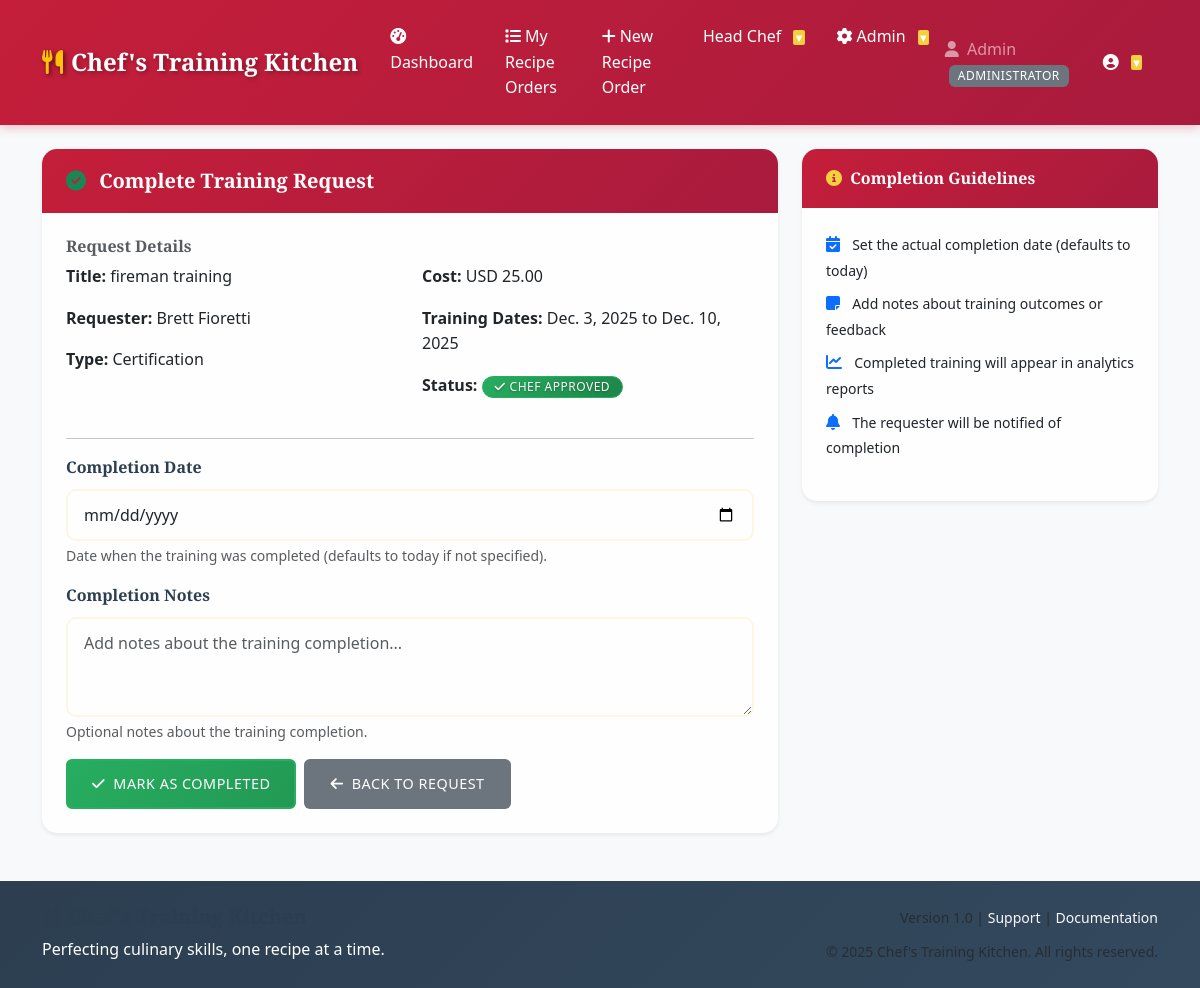
/requests/5/complete/ (signed in), run on the app's committed database.
### accounts/models.py (models this page shows, shortened)
class UserProfile(models.Model):
    ROLE_CHOICES = [
        ('TEAM_MEMBER', 'Team Member'),
        ('LEADERSHIP', 'Leadership'),
        ('ADMIN', 'Administrator'),
    ]
    user = models.OneToOneField(User, on_delete=models.CASCADE)
    role = models.CharField(max_length=20, choices=ROLE_CHOICES, default='TEAM_MEMBER')
    is_active = models.BooleanField(default=True)
    created_at = models.DateTimeField(auto_now_add=True)
    updated_at = models.DateTimeField(auto_now=True)
    class Meta:
        verbose_name = "User Profile"
        verbose_name_plural = "User Profiles"

### training_requests/models.py (models this page shows, shortened)
class TrainingRequest(models.Model):
    TRAINING_TYPE_CHOICES = [
        ('CONFERENCE', 'Conference'),
        ('COURSE', 'Course'),
        ('CERTIFICATION', 'Certification'),
        ('WORKSHOP', 'Workshop'),
    ]
    STATUS_CHOICES = [
        ('PENDING', 'Pending'),
        ('APPROVED', 'Approved'),
        ('DENIED', 'Denied'),
        ('COMPLETED', 'Completed'),
    ]
    requester = models.ForeignKey(
        User,
        on_delete=models.CASCADE,
        related_name='training_requests',
        help_text="User who submitted the training request"
    )
    title = models.CharField(max_length=200, help_text="Training title or name")
    description = models.TextField(help_text="Detailed description of the training")
    training_type = models.CharField(
        max_length=20,
        choices=TRAINING_TYPE_CHOICES,
        help_text="Type of training being requested"
    )
    estimated_cost = models.DecimalField(
        max_digits=10,
        decimal_places=2,
        validators=[MinValueValidator(Decimal('0.00'))],
        help_text="Estimated cost in the specified currency"
    )
    currency = models.CharField(max_length=3, default='USD', help_text="Currency code (e.g., USD, EUR)")
    start_date = models.DateField(help_text="Training start date")
    end_date = models.DateField(help_text="Training end date")
    justification = models.TextField(help_text="Business justification for the training")
    status = models.CharField(
        max_length=20,
        choices=STATUS_CHOICES,
        default='PENDING',
        help_text="Current status of the request"
    )
    reviewer = models.ForeignKey(
        User,
        on_delete=models.SET_NULL,
        null=True,
        blank=True,
        related_name='reviewed_requests',
        help_text="Leadership member who reviewed the request"
    )
    review_comments = models.TextField(
        blank=True,
        help_text="Comments from the reviewer"
    )
    reviewed_at = models.DateTimeField(
        null=True,
        blank=True,
        help_text="When the request was reviewed"
    )
    completed_at = models.DateTimeField(
        null=True,
        blank=True,
        help_text="When the training was completed"
    )
    completion_notes = models.TextField(
        blank=True,
        help_text="Notes about the training completion"
    )
    supporting_documents = models.FileField(
        upload_to='training_requests/documents/',
        blank=True,
        null=True,
        validators=[
            FileExtensionValidator(
                allowed_extensions=['pdf', 'doc', 'docx', 'txt'],
                message="Only PDF, DOC, DOCX, and TXT files are allowed."
            ),
            validate_file_size
        ],
        help_text="Optional supporting documents (PDF, DOC, DOCX, TXT, up to 10MB)"
    )
    created_at = models.DateTimeField(auto_now_add=True)
    updated_at = models.DateTimeField(auto_now=True)
    class Meta:
        verbose_name = "Training Request"
        verbose_name_plural = "Training Requests"
        ordering = ['-created_at']

### training_requests/views.py (the view)
# urls.py: path('requests/<int:pk>/complete/', views.complete_request, name='complete_request'),
@leadership_required
def complete_request(request, pk):
    training_request = get_object_or_404(TrainingRequest, pk=pk)
    if training_request.status != 'APPROVED':
        messages.error(request, 'Only approved requests can be marked as completed.')
        return redirect('training_requests:request_detail', pk=pk)
    if request.method == 'POST':
        form = RequestCompletionForm(request.POST)
        if form.is_valid():
            completion_date = form.cleaned_data.get('completion_date') or timezone.now().date()
            completion_notes = form.cleaned_data.get('completion_notes', '').strip()
            training_request.status = 'COMPLETED'
            training_request.completion_notes = completion_notes
            training_request.completed_at = timezone.make_aware(
                datetime.combine(completion_date, datetime.min.time())
            )
            training_request.save()
            messages.success(
                request,
                f'Training request "{training_request.title}" has been marked as completed.'
            )
            try:
                send_teams_notification(training_request, 'REQUEST_COMPLETED')
            except Exception as e:
                logger.error(f"Failed to send Teams notification for completed request {training_request.id}: {str(e)}")
            return redirect('training_requests:request_detail', pk=pk)
    else:
        form = RequestCompletionForm()
    context = {
        'request_obj': training_request,
        'form': form,
    }
    return render(request, 'training_requests/complete_request.html', context)

### templates/training_requests/complete_request.html (shortened to what this page needs)
{% extends 'base.html' %}
{% block content %}
<div class="row">
    <div class="col-md-8">
        <div class="card">
            <div class="card-header">
                <h5 class="card-title mb-0">
                    <i class="fas fa-check-circle text-success me-2"></i>
                    Complete Training Request
                </h5>
            </div>
            <div class="card-body">
                <div class="mb-4">
                    <h6 class="text-muted">Request Details</h6>
                    <div class="row">
                        <div class="col-md-6">
                            <p><strong>Title:</strong> {{ request_obj.title }}</p>
                            <p><strong>Requester:</strong> {{ request_obj.requester.get_full_name|default:request_obj.requester.username }}</p>
                            <p><strong>Type:</strong> {{ request_obj.get_training_type_display }}</p>
                        </div>
                        <div class="col-md-6">
                            <p><strong>Cost:</strong> {{ request_obj.currency }} {{ request_obj.estimated_cost }}</p>
                            <p><strong>Training Dates:</strong> {{ request_obj.start_date }} to {{ request_obj.end_date }}</p>
                            <p><strong>Status:</strong>
                                <span class="badge bg-success">{{ request_obj.get_status_display }}</span>
                            </p>
                        </div>
                    </div>
                </div>
                <hr>
                <form method="post">
                    <div class="mb-3">
                        <label for="{{ form.completion_date.id_for_label }}" class="form-label">
                            Completion Date
                        </label>
                        {{ form.completion_date }}
                        {% if form.completion_date.help_text %}
                            <div class="form-text">{{ form.completion_date.help_text }}</div>
                        {% endif %}
                    </div>
                    <div class="mb-3">
                        <label for="{{ form.completion_notes.id_for_label }}" class="form-label">
                            Completion Notes
                        </label>
                        {{ form.completion_notes }}
                        {% if form.completion_notes.help_text %}
                            <div class="form-text">{{ form.completion_notes.help_text }}</div>
                        {% endif %}
                    </div>
                    <div class="d-flex gap-2">
                        <button type="submit" class="btn btn-success">
                            <i class="fas fa-check me-1"></i>
                            Mark as Completed
                        </button>
                        <a href="{% url 'training_requests:request_detail' request_obj.pk %}" class="btn btn-secondary">
                            <i class="fas fa-arrow-left me-1"></i>
                            Back to Request
                        </a>
                    </div>
                </form>
            </div>
        </div>
    </div>
    <div class="col-md-4">
        <div class="card">
            <div class="card-header">
                <h6 class="card-title mb-0">
                    <i class="fas fa-info-circle me-1"></i>
                    Completion Guidelines
                </h6>
            </div>
            <div class="card-body">
                <ul class="list-unstyled">
                    <li class="mb-2">
                        <i class="fas fa-calendar-check text-primary me-2"></i>
                        <small>Set the actual completion date (defaults to today)</small>
                    </li>
                    <li class="mb-2">
                        <i class="fas fa-sticky-note text-primary me-2"></i>
                        <small>Add notes about training outcomes or feedback</small>
                    </li>
                    <li class="mb-2">
                        <i class="fas fa-chart-line text-primary me-2"></i>
                        <small>Completed training will appear in analytics reports</small>
                    </li>
                    <li>
                        <i class="fas fa-bell text-primary me-2"></i>
                        <small>The requester will be notified of completion</small>
                    </li>
                </ul>
            </div>
        </div>
    </div>
</div>
{% endblock %}

### templates/base.html (shortened to what this page needs)
<!DOCTYPE html>
<html lang="en">
<head>
    <link href="https://cdn.jsdelivr.net/npm/bootstrap@5.3.0/dist/css/bootstrap.min.css" rel="stylesheet">
    <link rel="stylesheet" href="https://cdnjs.cloudflare.com/ajax/libs/font-awesome/6.4.0/css/all.min.css">
    {% load static %}
    <link rel="stylesheet" href="{% static 'css/restaurant-theme.css' %}">
    <link rel="stylesheet" href="{% static 'css/restaurant-animations.css' %}">
</head>
<body>
    <nav class="navbar navbar-expand-lg navbar-dark bg-dark">
        <div class="container">
            <a class="navbar-brand" href="{% if user.is_authenticated %}{% url 'training_requests:dashboard' %}{% else %}{% url 'accounts:login' %}{% endif %}">
                <i class="fas fa-utensils me-2"></i>Chef's Training Kitchen
            </a>
            {% if user.is_authenticated %}
            <div class="collapse navbar-collapse" id="navbarNav">
                <ul class="navbar-nav me-auto">
                    <li class="nav-item">
                        <a class="nav-link" href="{% url 'training_requests:dashboard' %}">
                            <i class="fas fa-tachometer-alt me-1"></i>Dashboard
                        </a>
                    </li>
                    <li class="nav-item">
                        <a class="nav-link" href="{% url 'training_requests:request_list' %}">
                            <i class="fas fa-list me-1"></i>My Recipe Orders
                        </a>
                    </li>
                    <li class="nav-item">
                        <a class="nav-link" href="{% url 'training_requests:create_request' %}">
                            <i class="fas fa-plus me-1"></i>New Recipe Order
                        </a>
                    </li>
                    {% if user.userprofile.role == 'LEADERSHIP' or user.userprofile.role == 'ADMIN' %}
                    <li class="nav-item dropdown">
                        <a class="nav-link dropdown-toggle position-relative" href="#" id="leadershipDropdown" role="button" data-bs-toggle="dropdown">
                            Head Chef
                        </a>
                    </li>
                    {% endif %}
                    {% if user.userprofile.role == 'ADMIN' %}
                    <li class="nav-item dropdown">
                        <a class="nav-link dropdown-toggle" href="#" id="adminDropdown" role="button" data-bs-toggle="dropdown">
                            <i class="fas fa-cog me-1"></i>Admin
                        </a>
                    </li>
                    {% endif %}
                </ul>
                <div class="navbar-nav user-info">
                    <div class="navbar-text">
                        <i class="fas fa-user me-1"></i>
                        {{ user.first_name|default:user.username }}
                        {% if user.userprofile %}
                            <span class="badge bg-secondary role-badge ms-1">{{ user.userprofile.get_role_display }}</span>
                        {% endif %}
                    </div>
                    <div class="nav-item dropdown">
                        <a class="nav-link dropdown-toggle" href="#" id="userDropdown" role="button" data-bs-toggle="dropdown">
                            <i class="fas fa-user-circle"></i>
                        </a>
                    </div>
                </div>
            </div>
            {% endif %}
        </div>
    </nav>
    <div class="container mt-4">
        {% block content %}
        {% endblock %}
    </div>
    {% include 'components/footer.html' %}
    {% load static %}
</body>
</html>

### data on the page
TrainingRequest: title "fireman training", requester.get_full_name "Brett Fioretti", training_type "Certification", currency "USD", estimated_cost "25.00", start_date "Dec. 3, 2025", end_date "Dec. 10, 2025"

### other printed values
{{ user.first_name|default:user.username }} "Admin"
{{ user.userprofile.get_role_display }} "ADMINISTRATOR"
